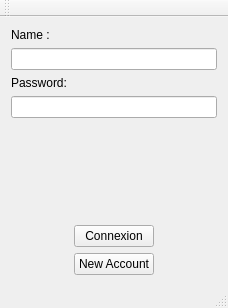
<?xml version="1.0" encoding="UTF-8"?>
<ui version="4.0">
 <class>LoginWindow</class>
 <widget class="QMainWindow" name="LoginWindow">
  <property name="geometry">
   <rect>
    <x>0</x>
    <y>0</y>
    <width>228</width>
    <height>308</height>
   </rect>
  </property>
  <property name="windowTitle">
   <string>LoginWindow</string>
  </property>
  <widget class="QWidget" name="centralWidget">
   <layout class="QVBoxLayout" name="verticalLayout_4">
    <item>
     <layout class="QVBoxLayout" name="verticalLayout">
      <item>
       <layout class="QVBoxLayout" name="verticalLayout_2">
        <item>
         <widget class="QLabel" name="luser_name">
          <property name="text">
           <string>Name :</string>
          </property>
         </widget>
        </item>
        <item>
         <widget class="QLineEdit" name="user_name"/>
        </item>
       </layout>
      </item>
      <item>
       <layout class="QVBoxLayout" name="verticalLayout_3">
        <item>
         <widget class="QLabel" name="lpassword">
          <property name="text">
           <string>Password:</string>
          </property>
         </widget>
        </item>
        <item>
         <widget class="QLineEdit" name="password"/>
        </item>
       </layout>
      </item>
      <item>
       <spacer name="verticalSpacer">
        <property name="orientation">
         <enum>Qt::Vertical</enum>
        </property>
        <property name="sizeHint" stdset="0">
         <size>
          <width>20</width>
          <height>40</height>
         </size>
        </property>
       </spacer>
      </item>
      <item alignment="Qt::AlignHCenter">
       <widget class="QPushButton" name="bConnexion">
        <property name="text">
         <string>Connexion</string>
        </property>
       </widget>
      </item>
      <item alignment="Qt::AlignHCenter">
       <widget class="QPushButton" name="bCreateAccount">
        <property name="text">
         <string>New Account</string>
        </property>
       </widget>
      </item>
     </layout>
    </item>
   </layout>
  </widget>
  <widget class="QMenuBar" name="menuBar">
   <property name="geometry">
    <rect>
     <x>0</x>
     <y>0</y>
     <width>228</width>
     <height>21</height>
    </rect>
   </property>
  </widget>
  <widget class="QToolBar" name="mainToolBar">
   <attribute name="toolBarArea">
    <enum>TopToolBarArea</enum>
   </attribute>
   <attribute name="toolBarBreak">
    <bool>false</bool>
   </attribute>
  </widget>
  <widget class="QStatusBar" name="statusBar"/>
 </widget>
 <layoutdefault spacing="6" margin="11"/>
 <resources/>
 <connections/>
</ui>
